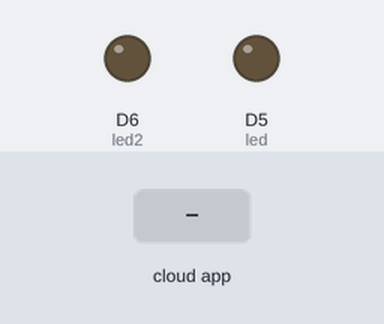
Bench run of a sketch on a simulated ESP8266 (NodeMCU). Parts: output pins drawn as LEDs (lit = HIGH). The test bench sets the inputs (shaded band). WiFi joins after 1.5 s; servers stay silent unless stated; the Firebase database answers and starts empty; what the sketch prints to the serial monitor is not drawn.

Above: at 2.7 s.
2.8 s: the phone or cloud app sets LED_STATUS to 1
At 3.2 s:
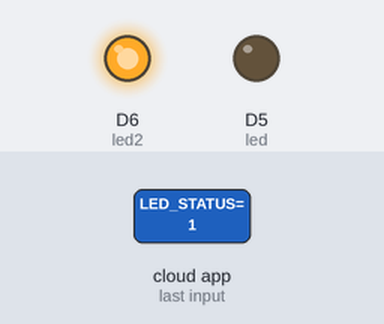
4.3 s: the phone or cloud app sets LED_STATUS to 0
At 5.6 s:
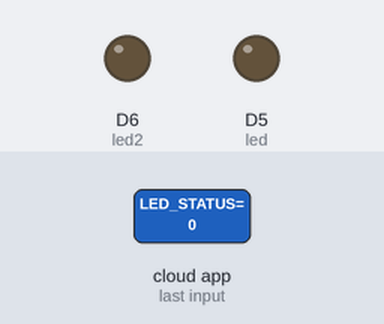
Timing chart, 0 to 7.3 s (numbered marks = the images above; inputs shaded):
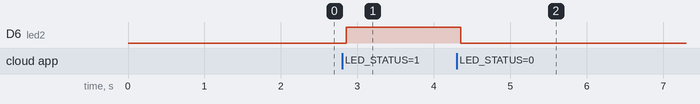

The sketch:

firebase.ino
```cpp
/* Connecting to firebase */
#include <ESP8266WiFi.h>
#include <FirebaseESP8266.h>
#define led D5
#define led2 D6

WiFiClient client;
const char* ssid = "vivo 1726";
const char* password = "abhishek8221";
const char* dbHost = "ledifi-iot-default-rtdb.firebaseio.com";
const char* dbPassword = "3CfnBhOXt6T1rMSRXM6z3YQ4p1muyxNS15PiUtpk";

FirebaseData firebaseData;

void setup() {
    Serial.begin(115200);
    pinMode(led, OUTPUT);
    pinMode(led2, OUTPUT);
    // Connecting to a access point
    WiFi.begin(ssid, password);
    while(WiFi.status() != WL_CONNECTED) {
        Serial.print("..");
        delay(150);
    }
    Serial.println("Connected to WiFi");
    digitalWrite(led, HIGH);

    Firebase.begin(dbHost, dbPassword);
    Serial.println("Connected to Firebase");
    digitalWrite(led, LOW);
    Firebase.reconnectWiFi(true);
}

void loop() {
    boolean ledCmdFound = Firebase.getInt(firebaseData,"LED_STATUS");
    if(ledCmdFound) {
      int isLedOn = firebaseData.intData();

      if(isLedOn) {
        digitalWrite(led2, HIGH);
      } else {
        digitalWrite(led2, LOW);
      }
    } else {
      Serial.println("Error occured in firebase");
      String err = firebaseData.errorReason();
    }
}
```

Measured:
- after the input at 2.8 s, D6 (led2): LOW → HIGH after 0.05 s
- after the input at 4.3 s, D6 (led2): HIGH → LOW after 0.06 s
